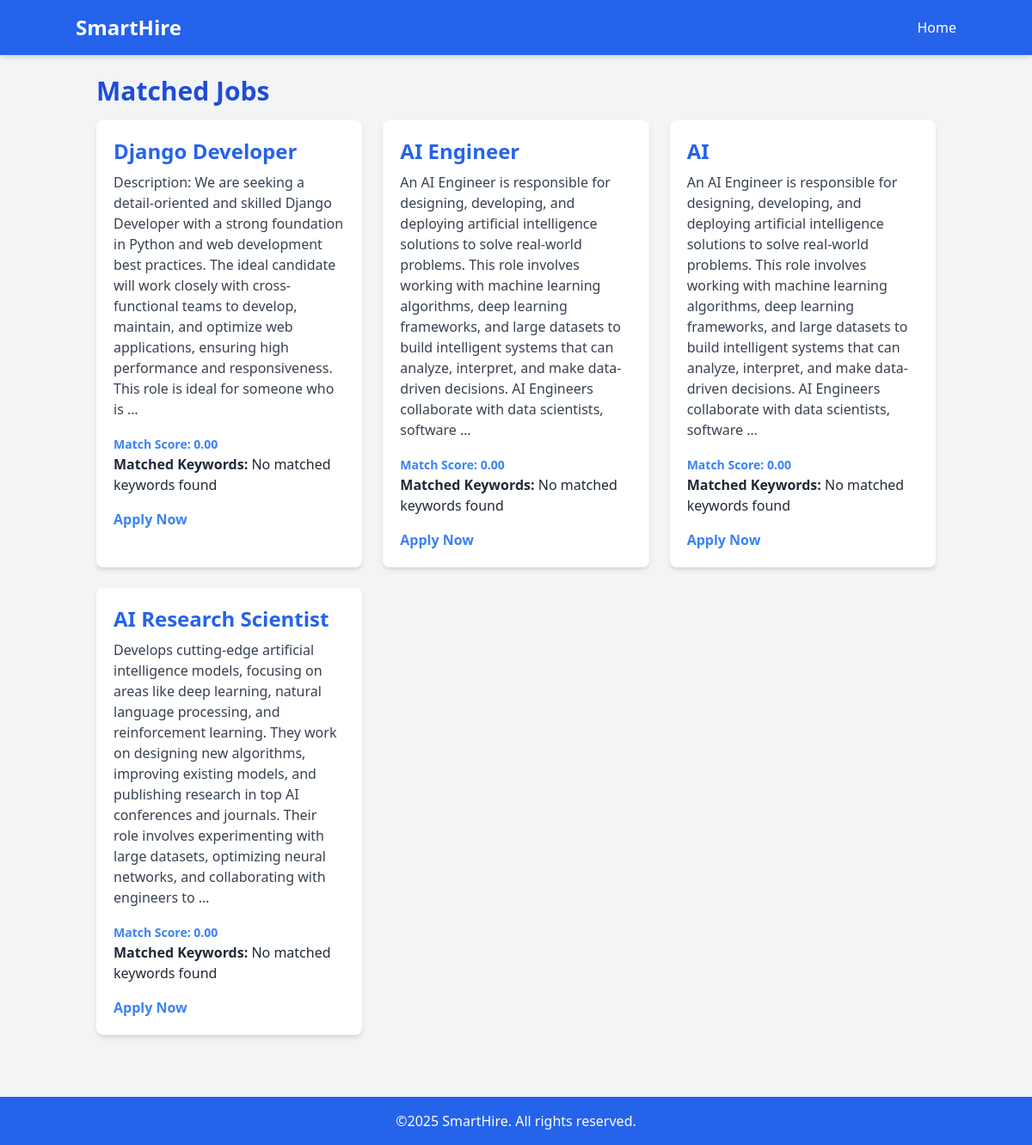
Page /findJob/ (signed in) on the committed database.
### job/models.py (models this page shows)
class Jobrequirements(models.Model):
    jobprovider = models.ForeignKey(JobproviderRegister, on_delete=models.CASCADE)
    job_title = models.CharField(max_length=50,null=True, blank=True)
    job_description = models.TextField(null=True, blank=True)
    status=models.BooleanField(default=False, null=True)

### job/views.py (the view)
# urls.py: path('findJob/',findJob,name='findjob'),
def findJob(request):
    if 'jobseeker_id' in request.session:
        jobseeker_id = request.session['jobseeker_id']
        user = JobseekerRegister.objects.get(id=jobseeker_id)
        try:
            resumedtls = Resumes.objects.get(jobseeker=user)
        except :
            alert="<script>alert('no resume found!,please complete your profile );window.location.href='/jobseekprofile/';</script>"
            return HttpResponse(alert)
        jobs = Jobrequirements.objects.filter(status=True)
        resume_path = resumedtls.resume_file.path
        resume_text = extract_text_from_pdf(resume_path)
        resume_entities = extract_entities(resume_text)
        print("R",resume_entities)
        matched_jobs = []
        for job in jobs:
            job_text = f"{job.job_title} {job.job_description}"
            job_entities = extract_entities(job_text)
            print(job_entities)
            if job_entities:
                matched_keywords = resume_entities.intersection(job_entities)
                match_score = len(resume_entities.intersection(job_entities)) / len(job_entities)
                print("Match score", match_score)
            else:
                match_score = 0
                matched_keywords=set()
            if match_score >= 0:
                matched_jobs.append({
                    "job": job,
                    "score": match_score,
                    "matched_keywords": matched_keywords
                })
        matched_jobs.sort(key=lambda x: x["score"], reverse=True)
        return render(request, 'findjobs.html', {'matched_jobs': matched_jobs})
    return redirect('jobseeker-login')

### job/views.py (called while the page is built)
def extract_text_from_pdf(pdf_path):
    text = ""
    with fitz.open(pdf_path) as doc:
        for page in doc:
            text += page.get_text()
            print("extracted text: ", text)
    return text

def extract_entities(text):
    doc = nlp(text)
    skills = []
    for ent in doc.ents:
        if ent.label_ in ("ORG", "PERSON", "GPE", "NORP", "SKILL", "WORK_OF_ART", "MISC",
                          "DATE", "TIME", "MONEY", "QUANTITY", "PERCENT", "LANGUAGE",
                          "PRODUCT", "EVENT", "FAC", "DEGREE",):
            skills.append(ent.text.lower())
    return set(skills)

### job/templates/findjobs.html (shortened to what this page needs)
<!DOCTYPE html>
<html lang="en">
<head>
    <link href="https://cdn.jsdelivr.net/npm/tailwindcss@2.2.19/dist/tailwind.min.css" rel="stylesheet">
</head>
<body class="bg-gray-100 text-gray-800">
    <nav class="bg-blue-600 text-white py-4 shadow-md">
        <div class="container mx-auto flex justify-between items-center">
            <a href="" class="text-2xl font-bold">SmartHire</a>
            <ul class="flex space-x-4">
                <li><a href="/jonseekindex/" class="hover:text-yellow-300">Home</a></li>
            </ul>
        </div>
    </nav>
    <div class="container mx-auto p-6">
        <h1 class="text-3xl font-bold text-blue-700 mb-4">Matched Jobs</h1>
        {% if matched_jobs %}
            <div class="grid grid-cols-1 md:grid-cols-2 lg:grid-cols-3 gap-6">
                {% for item in matched_jobs %}
                    <div class="bg-white p-5 rounded-lg shadow-md hover:shadow-lg transition">
                        <h2 class="text-2xl font-semibold text-blue-600 mb-2">{{ item.job.job_title }}</h2>
                        <p class="text-gray-700">{{ item.job.job_description | truncatewords:50 }}</p>
                        <div class="mt-4">
                            <span class="text-sm font-semibold text-blue-500">
                                Match Score: {{ item.score|floatformat:2 }}
                            </span>
                        </div>
                        <strong>Matched Keywords:</strong>
                        {% if item.matched_keywords %}
                            {{ item.matched_keywords|join:", " }}
                        {% else %}
                            No matched keywords found
                        {% endif %}
                        <br>
                        <a href="/apply_job/{{ item.job.id }}" class="inline-block mt-4 text-blue-500 hover:text-blue-600 font-semibold">
                            Apply Now
                        </a>
                    </div>
                {% endfor %}
            </div>
        {% else %}
            <div class="bg-yellow-100 text-yellow-800 p-4 rounded text-center mt-6">
                <p>No jobs match your qualifications. Please try again later.</p>
            </div>
        {% endif %}
    </div>
    <footer class="bg-blue-600 text-white py-4 text-center mt-12">
        <p>&copy;2025 SmartHire. All rights reserved.</p>
    </footer>
</body>
</html>

### rows in the picture
Jobrequirements: job.job_title "Django Developer", job.job_description "Description: We are seeking a detail-oriented and skilled Django Developer with a strong foundation in Python and web development best practices. The ideal candidate will work closely with cross-functional teams to develop, maintain, and optimize web applications, ensuring high performance and responsiveness. This role is ideal for someone who is …", score "0.00"
Jobrequirements: job.job_title "AI Engineer", job.job_description "An AI Engineer is responsible for designing, developing, and deploying artificial intelligence solutions to solve real-world problems. This role involves working with machine learning algorithms, deep learning frameworks, and large datasets to build intelligent systems that can analyze, interpret, and make data-driven decisions. AI Engineers collaborate with data scientists, software …", score "0.00"
Jobrequirements: job.job_title "AI", job.job_description "An AI Engineer is responsible for designing, developing, and deploying artificial intelligence solutions to solve real-world problems. This role involves working with machine learning algorithms, deep learning frameworks, and large datasets to build intelligent systems that can analyze, interpret, and make data-driven decisions. AI Engineers collaborate with data scientists, software …", score "0.00"
Jobrequirements: job.job_title "AI Research Scientist", job.job_description "Develops cutting-edge artificial intelligence models, focusing on areas like deep learning, natural language processing, and reinforcement learning. They work on designing new algorithms, improving existing models, and publishing research in top AI conferences and journals. Their role involves experimenting with large datasets, optimizing neural networks, and collaborating with engineers to …", score "0.00"
